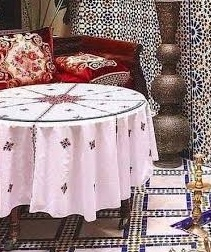
#> input picture Tps/TP8/Part 2 codes TP 8/exercice 8/object.jpg, 211 x 252 px
$ python exo8.py
#> lines starting #> are read from the running program, lines starting #| are printed output that depends on the picture
import cv2
import matplotlib.pyplot as plt

img1 = cv2.imread("object.jpg", 0)
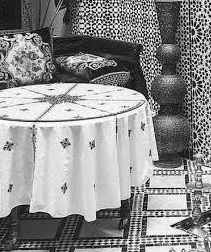
#> img1: shape (252, 211); min 0, max 255, mean 141.8
img2 = cv2.imread("scene.jpg", 0)
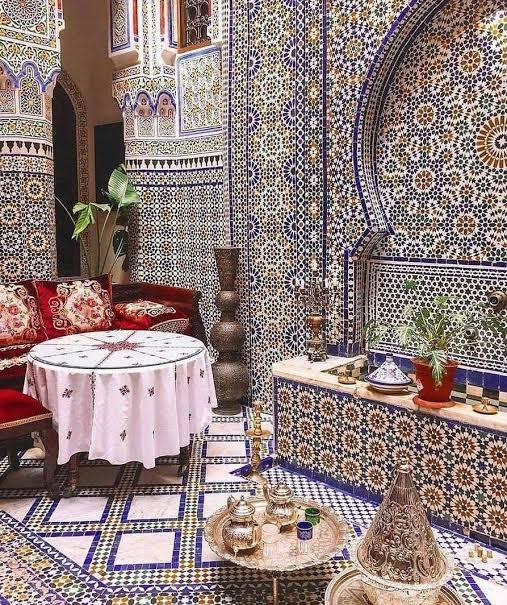
#> input picture Tps/TP8/Part 2 codes TP 8/exercice 8/scene.jpg, 507 x 605 px
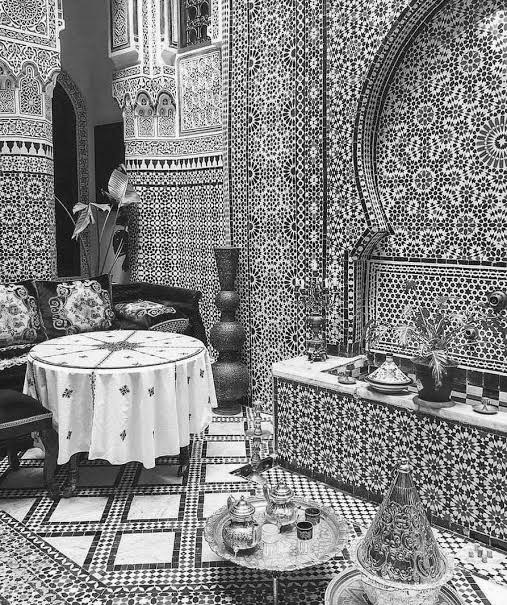
#> img2: shape (605, 507); min 0, max 255, mean 132.5

sift = cv2.SIFT_create()

kp1, des1 = sift.detectAndCompute(img1, None)
#> kp1 = 470 keypoints; strongest (x, y, size): (172, 226, 1.9), (99, 5, 1.8), (116, 4, 1.8), (88, 26, 1.8)
kp2, des2 = sift.detectAndCompute(img2, None)
#> kp2 = 6914 keypoints; strongest (x, y, size): (395, 321, 1.9), (404, 276, 2), (474, 292, 2.2), (403, 297, 2)
bf = cv2.BFMatcher(
    cv2.NORM_L2,
    crossCheck=True
)

matches = bf.match(des1, des2)
#> matches = 424 matches

matches = sorted(
    matches,
    key=lambda x: x.distance
)

result = cv2.drawMatches(
    img1,
    kp1,
    img2,
    kp2,
    matches[:50],
    None,
    flags=2
)
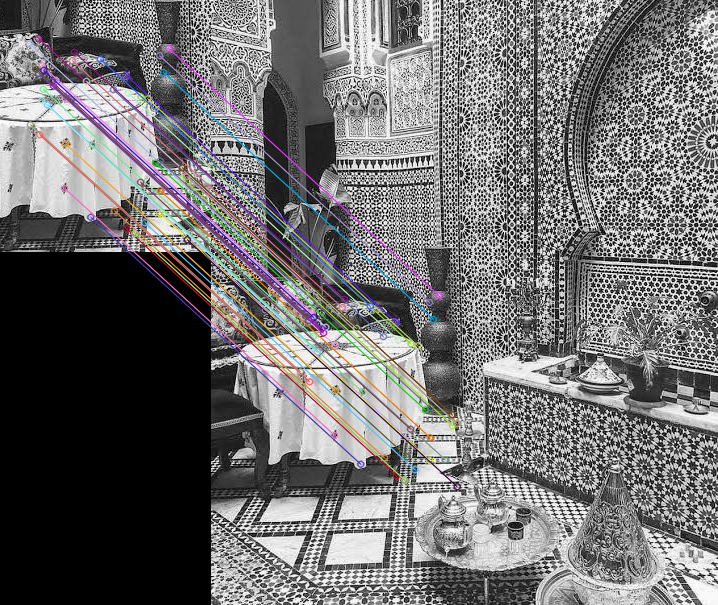
#> result: shape (605, 718, 3); mean of channels 0, 1, 2 111, 110.4, 111.3; drawn as B, G, R

plt.figure(figsize=(15,8))
plt.imshow(result, cmap="gray")
plt.axis("off")
plt.show()
cv2.imwrite("restltat de matching.jpg", result)
